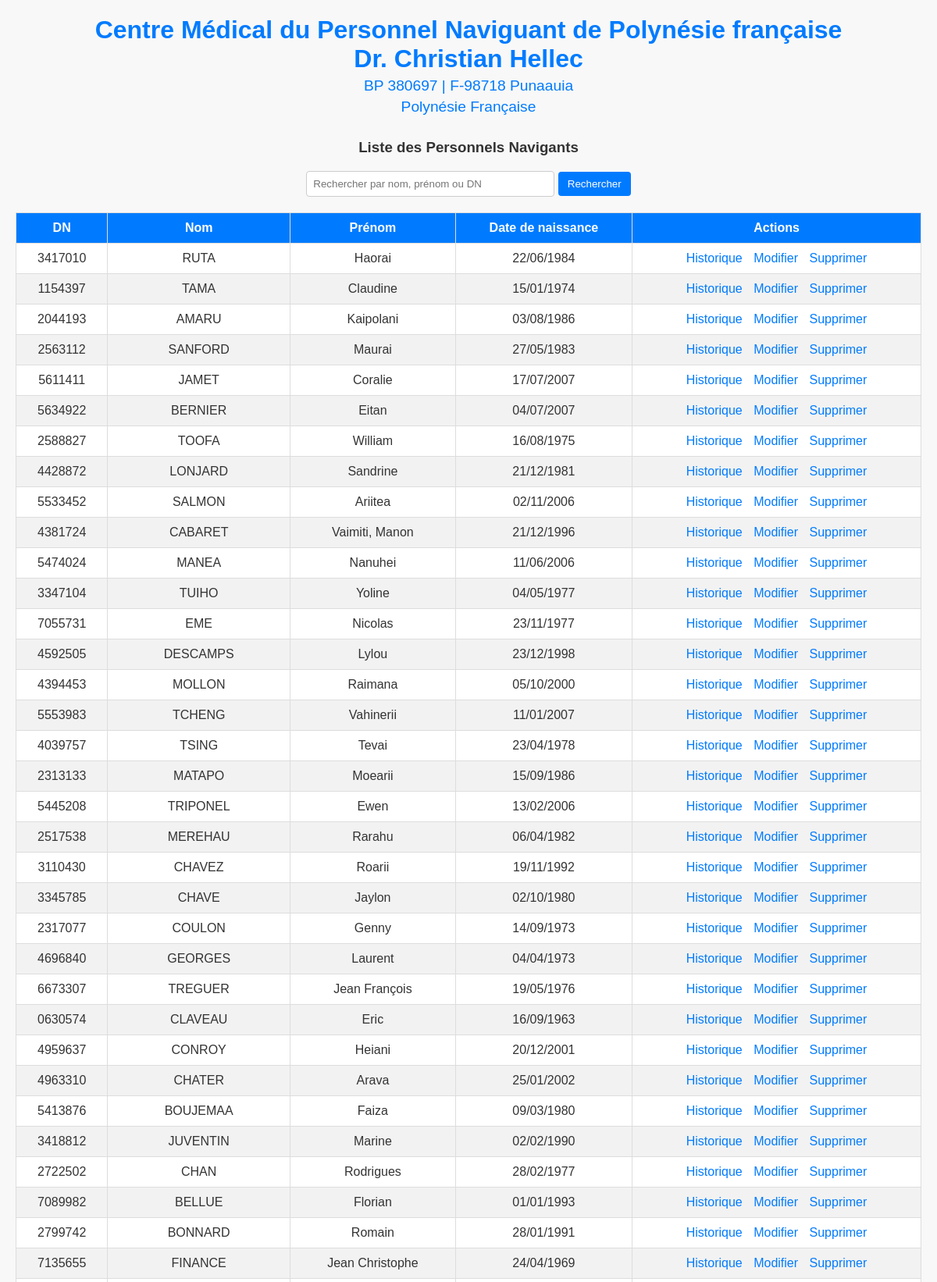
Screenshot of /personnels/ (signed in, upper part) with the database file from the repository.
### expertise/models.py (models this page shows, shortened)
class PersonnelNavigant(models.Model):
    dn = models.CharField(
        max_length=7,
        unique=True,
        validators=[
            RegexValidator(
                regex=r'^\d{7}$',
                message="Attention Christian, le dn doit contenir exactement 7 chiffres, et aucun autre symbole, ou lettre.",
                code='invalid_dn'
            )
        ]
    )
    nom = models.CharField(max_length=100)
    prenom = models.CharField(max_length=100)
    compagnie = models.ForeignKey(CompagnieAerienne, on_delete=models.CASCADE, related_name='personnels')
    date_de_naissance = models.DateField(null=True, blank=True)
    sexe = models.CharField(max_length=10, choices=[('M', 'Masculin'), ('F', 'Féminin')], null=True, blank=True)
    statut_pn = models.CharField(max_length=100, choices=[('Pilote', 'Pilote'), ('PNC', 'PNC'), ('Controleur aérien', 'Contrôleur aérien'), ('Para Pro', 'Para Pro')], null=True, blank=True)

### expertise/views.py (the view)
# urls.py: path('personnels/', PersonnelListView.as_view(), name='personnel_list'),
class PersonnelListView(LoginRequiredMixin, ListView):
    model = PersonnelNavigant
    template_name = 'expertise/personnel_list.html'
    context_object_name = 'personnels'
    def get_queryset(self):
        queryset = super().get_queryset()
        query = self.request.GET.get('q')
        if query:
            queryset = queryset.filter(
                Q(nom__icontains=query) |
                Q(prenom__icontains=query) |
                Q(dn__icontains=query)
            )
        return queryset

### expertise/templates/expertise/personnel_list.html (shortened to what this page needs)
<!DOCTYPE html>
<html lang="fr">
<head>
</head>
<body>
  <div class="header">
    <h1>Centre Médical du Personnel Naviguant de Polynésie française</h1>
    <h1>Dr. Christian Hellec</h1 >
    <h2>BP 380697 | F-98718 Punaauia</h2>
    <h2>Polynésie Française</h2>
  </div>
  <h3>Liste des Personnels Navigants</h3>
  <form method="get" class="search-form">
    <input type="text" name="q" placeholder="Rechercher par nom, prénom ou DN" value="{{ request.GET.q }}">
    <button type="submit">Rechercher</button>
  </form>
  <table>
    <thead>
      <tr>
        <th>DN</th>
        <th>Nom</th>
        <th>Prénom</th>
        <th>Date de naissance</th>
        <th>Actions</th>
      </tr>
    </thead>
    <tbody>
      {% for personnel in personnels %}
        <tr>
          <td>{{ personnel.dn }}</td>
          <td>{{ personnel.nom }}</td>
          <td>{{ personnel.prenom }}</td>
          <td>{{ personnel.date_de_naissance|date:"d/m/Y" }}</td>
          <td class="action-links">
            <a href="{% url 'personnel_detail' personnel.dn %}">Historique</a>
            <a href="{% url 'personnel_edit' personnel.dn %}">Modifier</a>
            <a href="{% url 'personnel_delete' personnel.dn %}">Supprimer</a>
          </td>
        </tr>
      {% empty %}
        <tr>
          <td colspan="5">Aucun personnel trouvé.</td>
        </tr>
      {% endfor %}
    </tbody>
  </table>
</body>
</html>

### expertise/templates/expertise/personnel_list.html (style rules this page uses)
body { font-family: Arial, sans-serif; margin: 20px; background-color: #f8f8f8; color: #333; }
.header { text-align: center; margin-bottom: 30px; }
.header h1 { color: #007bff; font-size: 2em; margin: 0; }
.header h2 { color: #007bff; font-size: 1.2em; margin: 5px 0 0 0; font-weight: normal; }
h3 { color: #333; text-align: center; margin-top: 20px; }
.search-form { margin-bottom: 20px; text-align: center; }
.search-form input[type="text"] { padding: 8px; width: 300px; border: 1px solid #ccc; border-radius: 4px; }
.search-form button { padding: 8px 12px; border: none; background-color: #007bff; color: #fff; border-radius: 4px; cursor: pointer; }
table { width: 100%; border-collapse: collapse; margin-top: 20px; background-color: #fff; }
th, td { padding: 10px; border: 1px solid #ddd; text-align: center; }
th { background-color: #007bff; color: #fff; }
tr:nth-child(even) { background-color: #f2f2f2; }
.action-links a { margin: 0 5px; color: #007bff; text-decoration: none; }

### rows the page displays
PersonnelNavigant: dn "3417010", nom "RUTA", prenom "Haorai", date_de_naissance "22/06/1984"
PersonnelNavigant: dn "1154397", nom "TAMA", prenom "Claudine", date_de_naissance "15/01/1974"
PersonnelNavigant: dn "2044193", nom "AMARU", prenom "Kaipolani", date_de_naissance "03/08/1986"
PersonnelNavigant: dn "2563112", nom "SANFORD", prenom "Maurai", date_de_naissance "27/05/1983"
PersonnelNavigant: dn "5611411", nom "JAMET", prenom "Coralie", date_de_naissance "17/07/2007"
PersonnelNavigant: dn "5634922", nom "BERNIER", prenom "Eitan", date_de_naissance "04/07/2007"
PersonnelNavigant: dn "2588827", nom "TOOFA", prenom "William", date_de_naissance "16/08/1975"
PersonnelNavigant: dn "4428872", nom "LONJARD", prenom "Sandrine", date_de_naissance "21/12/1981"
PersonnelNavigant: dn "5533452", nom "SALMON", prenom "Ariitea", date_de_naissance "02/11/2006"
PersonnelNavigant: dn "4381724", nom "CABARET", prenom "Vaimiti, Manon", date_de_naissance "21/12/1996"
PersonnelNavigant: dn "5474024", nom "MANEA", prenom "Nanuhei", date_de_naissance "11/06/2006"
PersonnelNavigant: dn "3347104", nom "TUIHO", prenom "Yoline", date_de_naissance "04/05/1977"
PersonnelNavigant: dn "7055731", nom "EME", prenom "Nicolas", date_de_naissance "23/11/1977"
PersonnelNavigant: dn "4592505", nom "DESCAMPS", prenom "Lylou", date_de_naissance "23/12/1998"
PersonnelNavigant: dn "4394453", nom "MOLLON", prenom "Raimana", date_de_naissance "05/10/2000"
PersonnelNavigant: dn "5553983", nom "TCHENG", prenom "Vahinerii", date_de_naissance "11/01/2007"
PersonnelNavigant: dn "4039757", nom "TSING", prenom "Tevai", date_de_naissance "23/04/1978"
PersonnelNavigant: dn "2313133", nom "MATAPO", prenom "Moearii", date_de_naissance "15/09/1986"
PersonnelNavigant: dn "5445208", nom "TRIPONEL", prenom "Ewen", date_de_naissance "13/02/2006"
PersonnelNavigant: dn "2517538", nom "MEREHAU", prenom "Rarahu", date_de_naissance "06/04/1982"
PersonnelNavigant: dn "3110430", nom "CHAVEZ", prenom "Roarii", date_de_naissance "19/11/1992"
PersonnelNavigant: dn "3345785", nom "CHAVE", prenom "Jaylon", date_de_naissance "02/10/1980"
PersonnelNavigant: dn "2317077", nom "COULON", prenom "Genny", date_de_naissance "14/09/1973"
PersonnelNavigant: dn "4696840", nom "GEORGES", prenom "Laurent", date_de_naissance "04/04/1973"
PersonnelNavigant: dn "6673307", nom "TREGUER", prenom "Jean François", date_de_naissance "19/05/1976"
PersonnelNavigant: dn "0630574", nom "CLAVEAU", prenom "Eric", date_de_naissance "16/09/1963"
PersonnelNavigant: dn "4959637", nom "CONROY", prenom "Heiani", date_de_naissance "20/12/2001"
PersonnelNavigant: dn "4963310", nom "CHATER", prenom "Arava", date_de_naissance "25/01/2002"
PersonnelNavigant: dn "5413876", nom "BOUJEMAA", prenom "Faiza", date_de_naissance "09/03/1980"
PersonnelNavigant: dn "3418812", nom "JUVENTIN", prenom "Marine", date_de_naissance "02/02/1990"
PersonnelNavigant: dn "2722502", nom "CHAN", prenom "Rodrigues", date_de_naissance "28/02/1977"
PersonnelNavigant: dn "7089982", nom "BELLUE", prenom "Florian", date_de_naissance "01/01/1993"
PersonnelNavigant: dn "2799742", nom "BONNARD", prenom "Romain", date_de_naissance "28/01/1991"
PersonnelNavigant: dn "7135655", nom "FINANCE", prenom "Jean Christophe", date_de_naissance "24/04/1969"
